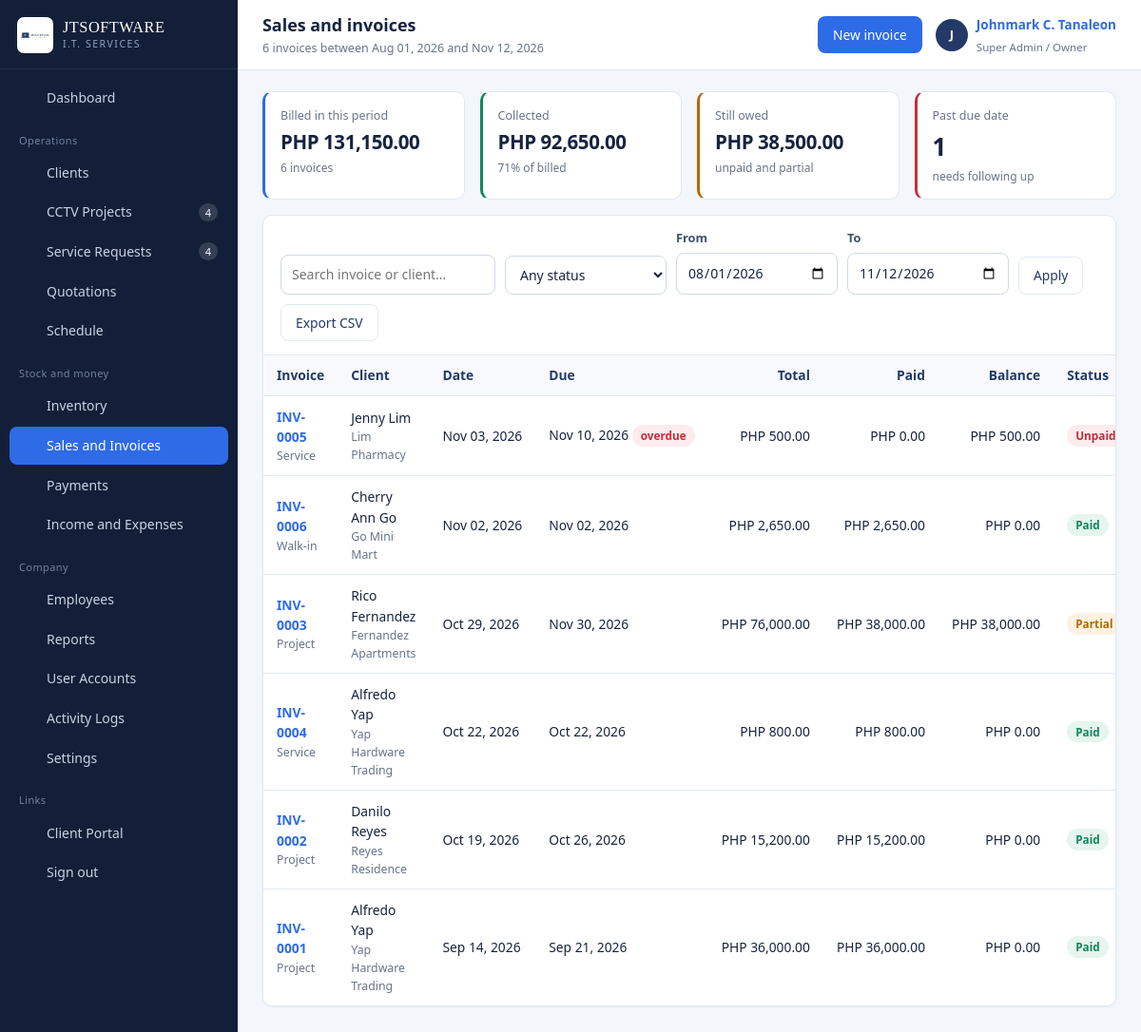
/sales.php (signed in), run on the app's committed database.
### tables this page shows
CREATE TABLE sales (
  id             INT AUTO_INCREMENT PRIMARY KEY,
  invoice_no     VARCHAR(20) NOT NULL UNIQUE,
  client_id      INT NOT NULL,
  reference_type ENUM('Project','Service','Quotation','Walk-in') NOT NULL DEFAULT 'Walk-in',
  reference_id   INT DEFAULT NULL,
  sale_date      DATE NOT NULL,
  due_date       DATE DEFAULT NULL,
  items_total    DECIMAL(12,2) NOT NULL DEFAULT 0,
  labor_charge   DECIMAL(12,2) NOT NULL DEFAULT 0,
  discount       DECIMAL(12,2) NOT NULL DEFAULT 0,
  tax            DECIMAL(12,2) NOT NULL DEFAULT 0,
  total_amount   DECIMAL(12,2) NOT NULL DEFAULT 0,
  amount_paid    DECIMAL(12,2) NOT NULL DEFAULT 0,
  balance        DECIMAL(12,2) NOT NULL DEFAULT 0,
  status         ENUM('Unpaid','Partial','Paid','Cancelled') NOT NULL DEFAULT 'Unpaid',
  notes          TEXT DEFAULT NULL,
  created_by     INT DEFAULT NULL,
  created_at     DATETIME NOT NULL DEFAULT CURRENT_TIMESTAMP,
  INDEX idx_sale_client (client_id),
  INDEX idx_sale_status (status),
  INDEX idx_sale_date (sale_date),
  CONSTRAINT fk_sale_client FOREIGN KEY (client_id) REFERENCES clients(id) ON DELETE CASCADE
);

CREATE TABLE clients (
  id             INT AUTO_INCREMENT PRIMARY KEY,
  client_code    VARCHAR(20)  NOT NULL UNIQUE,
  full_name      VARCHAR(140) NOT NULL,
  business_name  VARCHAR(140) DEFAULT NULL,
  client_type    ENUM('Residential','Commercial','Corporate') NOT NULL DEFAULT 'Residential',
  contact_number VARCHAR(40)  DEFAULT NULL,
  email          VARCHAR(120) DEFAULT NULL,
  address        VARCHAR(255) DEFAULT NULL,
  portal_username VARCHAR(60) DEFAULT NULL UNIQUE,
  portal_password VARCHAR(255) DEFAULT NULL,
  portal_enabled TINYINT(1) NOT NULL DEFAULT 0,
  notes          TEXT DEFAULT NULL,
  status         ENUM('active','inactive') NOT NULL DEFAULT 'active',
  created_at     DATETIME NOT NULL DEFAULT CURRENT_TIMESTAMP,
  INDEX idx_clients_name (full_name),
  INDEX idx_clients_type (client_type)
);

### includes/auth.php (called while the page is built, shortened)
<?php
require_once __DIR__ . '/../config/config.php';
function can(string $code): bool
{
    if ((int)$_SESSION['user']['role_id'] === 1) {
        return true;
    }
    return in_array($code, user_permissions(), true);
}

### config/database.php (called while the page is built, shortened)
<?php
function db(): PDO
{
    static $pdo = null;
    if ($pdo === null) {
        $dsn = 'mysql:host=' . DB_HOST . ';port=' . DB_PORT . ';dbname=' . DB_NAME . ';charset=utf8mb4';
        try {
            $pdo = new PDO($dsn, DB_USER, DB_PASS, [
                PDO::ATTR_ERRMODE            => PDO::ERRMODE_EXCEPTION,
                PDO::ATTR_DEFAULT_FETCH_MODE => PDO::FETCH_ASSOC,
                PDO::ATTR_EMULATE_PREPARES   => false,
            ]);
        } catch (PDOException $e) {
            http_response_code(500);
            echo '<div style="font:15px/1.6 system-ui;max-width:640px;margin:80px auto;padding:28px;'
               . 'border:1px solid #E3E8F0;border-radius:10px">'
               . '<h2 style="margin:0 0 10px;color:#16233F">Cannot reach the database</h2>'
               . '<p style="color:#475569">Start MySQL in the XAMPP control panel, then import '
               . '<code>database/jtsoftware_db.sql</code> through phpMyAdmin.</p>'
               . '<p style="color:#94A3B8;font-size:13px">' . htmlspecialchars($e->getMessage()) . '</p></div>';
            exit;
        }
    }
    return $pdo;
}
function q(string $sql, array $params = []): PDOStatement
{
    $st = db()->prepare($sql);
    $st->execute($params);
    return $st;
}
function all(string $sql, array $params = []): array
{
    return q($sql, $params)->fetchAll();
}

### sales.php (the view, shortened to what this page needs)
<?php
require_once __DIR__ . '/includes/auth.php';
$search = (string)input('q', '');
$from   = (string)input('from', date('Y-m-01', strtotime('-3 months')));
$to     = (string)input('to', date('Y-m-d'));
$where = ['s.sale_date BETWEEN ? AND ?'];
$args  = [$from, $to];
$whereSql = implode(' AND ', $where);
$sales = all("SELECT s.*, c.full_name AS client_name, c.business_name
              FROM sales s JOIN clients c ON c.id = s.client_id
              WHERE $whereSql ORDER BY s.sale_date DESC, s.id DESC", $args);
$billed    = array_sum(array_map(fn($s) => $s['status'] === 'Cancelled' ? 0 : (float)$s['total_amount'], $sales));
$paidSum   = array_sum(array_map(fn($s) => (float)$s['amount_paid'], $sales));
$dueSum    = array_sum(array_map(fn($s) => (float)$s['balance'], $sales));
$overdue   = array_filter($sales, fn($s) => $s['balance'] > 0 && $s['due_date'] && $s['due_date'] < date('Y-m-d'));
if (can('sales.manage')) {
    $pageActions = '<button class="btn" data-modal="saleModal">New invoice</button>';
}
include __DIR__ . '/includes/header.php';
?>
<div class="grid grid-4" style="margin-bottom:16px">
  <div class="stat is-blue"><div class="label">Billed in this period</div><div class="value sm"><?= money($billed) ?></div>
    <div class="foot"><?= count($sales) ?> invoices</div></div>
  <div class="stat is-ok"><div class="label">Collected</div><div class="value sm"><?= money($paidSum) ?></div>
    <div class="foot"><?= $billed > 0 ? round($paidSum / $billed * 100) : 0 ?>% of billed</div></div>
  <div class="stat is-warn"><div class="label">Still owed</div><div class="value sm"><?= money($dueSum) ?></div>
    <div class="foot">unpaid and partial</div></div>
  <div class="stat is-danger"><div class="label">Past due date</div><div class="value"><?= count($overdue) ?></div>
    <div class="foot">needs following up</div></div>
</div>
<div class="card">
  <div class="card-head">
    <form class="toolbar" method="get" data-autosubmit>
      <div class="field"><input class="input search-input" name="q" value="<?= e($search) ?>" placeholder="Search invoice or client…"></div>
      <div class="field"><select class="input" name="status">
        <option value="">Any status</option>
      </select></div>
      <div class="field"><label>From</label><input class="input" type="date" name="from" value="<?= e($from) ?>"></div>
      <div class="field"><label>To</label><input class="input" type="date" name="to" value="<?= e($to) ?>"></div>
      <button class="btn btn-outline" type="submit">Apply</button>
      <a class="btn btn-outline" href="<?= e(url_with(['export' => 'csv'])) ?>">Export CSV</a>
    </form>
  </div>
  <div class="card-body tight">
    <?php if (!$sales): ?>
      <div class="empty"><strong>No invoices in this period</strong>Create one, or raise it straight from a project or service job.</div>
    <?php else: ?>
    <div class="table-wrap"><table class="data">
      <thead><tr><th>Invoice</th><th>Client</th><th>Date</th><th>Due</th><th class="num">Total</th>
        <th class="num">Paid</th><th class="num">Balance</th><th>Status</th><th></th></tr></thead>
      <tbody>
      <?php foreach ($sales as $s):
          $late = $s['balance'] > 0 && $s['due_date'] && $s['due_date'] < date('Y-m-d'); ?>
        <tr>
          <td><a class="row-main" href="sale_view.php?id=<?= (int)$s['id'] ?>"><?= e($s['invoice_no']) ?></a>
              <div class="row-sub"><?= e($s['reference_type']) ?></div></td>
          <td><?= e($s['client_name']) ?><div class="row-sub"><?= e($s['business_name'] ?: '') ?></div></td>
          <td class="nowrap"><?= fdate($s['sale_date']) ?></td>
          <td class="nowrap"><?= fdate($s['due_date']) ?><?= $late ? ' <span class="badge badge-danger">overdue</span>' : '' ?></td>
          <td class="num"><?= money($s['total_amount']) ?></td>
          <td class="num"><?= money($s['amount_paid']) ?></td>
          <td class="num"><?= money($s['balance']) ?></td>
          <td><?= badge($s['status']) ?></td>
        </tr>
      <?php endforeach; ?>
      </tbody>
    </table></div>
    <?php endif; ?>
  </div>
</div>
<?php include __DIR__ . '/includes/footer.php'; ?>

### config/config.php (shortened to what this page needs)
<?php
require_once __DIR__ . '/database.php';
function setting(string $key, string $default = ''): string
{
    static $cache = null;
    if ($cache === null) {
        $cache = [];
        foreach (all('SELECT setting_key, setting_value FROM settings') as $r) {
            $cache[$r['setting_key']] = (string)$r['setting_value'];
        }
    }
    return $cache[$key] ?? $default;
}
function e($value): string
{
    return htmlspecialchars((string)$value, ENT_QUOTES, 'UTF-8');
}
function money($amount, bool $symbol = true): string
{
    $txt = number_format((float)$amount, 2);
    return $symbol ? setting('currency_symbol', 'PHP ') . $txt : $txt;
}
function fdate($date, string $format = 'M d, Y'): string
{
    return date($format, strtotime((string)$date));
}
function input(string $key, $default = null)
{
    $v = $_POST[$key] ?? $_GET[$key] ?? $default;
    return is_string($v) ? trim($v) : $v;
}
function badge(string $status): string
{
    $map = [
        'Pending' => 'warn', 'New' => 'info', 'Draft' => 'muted', 'Unpaid' => 'danger',
        'Approved' => 'info', 'Sent' => 'info', 'Assigned' => 'info', 'Scheduled' => 'info',
        'Ongoing' => 'accent', 'In Progress' => 'accent', 'Partial' => 'warn', 'On Hold' => 'warn',
        'Completed' => 'ok', 'Paid' => 'ok', 'Converted' => 'ok', 'active' => 'ok', 'Present' => 'ok',
        'Cancelled' => 'muted', 'Rejected' => 'danger', 'Expired' => 'muted', 'inactive' => 'muted',
        'Absent' => 'danger', 'Late' => 'warn', 'Urgent' => 'danger', 'High' => 'warn',
        'Normal' => 'info', 'Low' => 'muted', 'Field Work' => 'accent', 'Leave' => 'muted',
        'Half Day' => 'warn', 'Rescheduled' => 'warn',
    ];
    $class = $map[$status] ?? 'muted';
    return '<span class="badge badge-' . $class . '">' . e($status) . '</span>';
}
function url_with(array $changes): string
{
    $params = array_merge($_GET, $changes);
    return basename($_SERVER['PHP_SELF']) . (empty($params) ? '' : '?' . http_build_query($params));
}

### assets/css/app.css (style rules this page uses)
:root { --navy-900: #131F38; --navy-800: #1B2B4D; --navy-700: #243A66; --navy-600: #33508A; --blue: #2E6BE6; --blue-dark:#1E54C4; --blue-soft:#EAF1FE; --copper: #B5714A; --copper-soft:#FBF0E9; --paper: #F3F6FB; --surface: #FFFFFF; --line: #E2E8F2; --ink: #16233F; --muted: #67748C; --ok: #11875A; --ok-soft: #E6F5EE; --warn: #B26A00; --warn-soft:#FDF2E2; --danger: #C22F39; --danger-soft:#FCECEE; --sidebar-w: 250px; --radius: 10px; --shadow-card: 0 1px 2px rgba(19,31,56,.05); --shadow-pop: 0 18px 44px rgba(19,31,56,.22); --sans: "Segoe UI", Roboto, -apple-system, BlinkMacSystemFont, "Helvetica Neue", Arial, sans-serif; --serif: Georgia, "Times New Roman", serif; }
* { box-sizing: border-box; }
html, body { margin: 0; padding: 0; }
body { font-family: var(--sans); font-size: 14.5px; line-height: 1.55; color: var(--ink); background: var(--paper); -webkit-font-smoothing: antialiased; }
a { color: var(--blue); text-decoration: none; }
.card { background: var(--surface); border: 1px solid var(--line); border-radius: var(--radius); box-shadow: var(--shadow-card); margin-bottom: 18px; }
.card-head { padding: 14px 18px; border-bottom: 1px solid var(--line); display: flex; align-items: center; gap: 12px; flex-wrap: wrap; }
.card-body { padding: 18px; }
.card-body.tight { padding: 0; }
.grid { display: grid; gap: 16px; }
.grid-4 { grid-template-columns: repeat(4, minmax(0, 1fr)); }
.stat { background: var(--surface); border: 1px solid var(--line); border-radius: var(--radius); padding: 15px 16px 14px; border-left: 3px solid var(--navy-600); }
.stat .label { font-size: 12.5px; color: var(--muted); }
.stat .value { font-size: 1.62rem; font-weight: 600; letter-spacing: -.02em; margin-top: 2px; }
.stat .foot { font-size: 12px; color: var(--muted); margin-top: 3px; }
.stat.is-blue { border-left-color: var(--blue); }
.stat.is-ok { border-left-color: var(--ok); }
.stat.is-warn { border-left-color: var(--warn); }
.stat.is-danger { border-left-color: var(--danger); }
.stat .value.sm { font-size: 1.28rem; }
.table-wrap { overflow-x: auto; }
table.data { width: 100%; border-collapse: collapse; font-size: 13.8px; }
table.data th { text-align: left; font-weight: 600; color: var(--navy-700); background: #F7F9FD; border-bottom: 1px solid var(--line); padding: 10px 14px; white-space: nowrap; }
table.data td { padding: 11px 14px; border-bottom: 1px solid var(--line); vertical-align: middle; }
table.data tbody tr:last-child td { border-bottom: 0; }
table.data td.num, table.data th.num { text-align: right; white-space: nowrap; }
table.data .row-main { font-weight: 600; }
table.data .row-sub { color: var(--muted); font-size: 12.3px; }
.badge { display: inline-block; padding: 2px 9px; border-radius: 20px; font-size: 11.8px; font-weight: 600; line-height: 1.6; white-space: nowrap; }
.badge-ok { background: var(--ok-soft); color: var(--ok); }
.badge-warn { background: var(--warn-soft); color: var(--warn); }
.badge-danger { background: var(--danger-soft); color: var(--danger); }
.btn { display: inline-flex; align-items: center; justify-content: center; gap: 7px; padding: 8px 15px; border-radius: 8px; border: 1px solid transparent; background: var(--blue); color: #fff; font: inherit; font-size: 13.8px; font-weight: 500; cursor: pointer; transition: background .12s ease, border-color .12s ease; }
.btn-outline { background: #fff; color: var(--navy-700); border-color: var(--line); }
.field { margin-bottom: 14px; }
.field > label, .form-label { display: block; font-size: 12.8px; font-weight: 600; color: #40506B; margin-bottom: 5px; }
.input, select.input, textarea.input { width: 100%; padding: 9px 11px; border: 1px solid #CFD9E8; border-radius: 8px; font: inherit; font-size: 14px; color: var(--ink); background: #fff; }
.toolbar { display: flex; gap: 10px; flex-wrap: wrap; align-items: flex-end; }
.toolbar .field { margin-bottom: 0; }
.toolbar .input { min-width: 170px; }
.search-input { min-width: 240px; }
.nowrap { white-space: nowrap; }

### data on the page
sales: invoice_no "INV-0005", reference_type "Service", client.full_name "Jenny Lim", client.business_name "Lim Pharmacy", sale_date "Nov 03, 2026", due_date "Nov 10, 2026", shows "overdue", total_amount "PHP 500.00", amount_paid "PHP 0.00", balance "PHP 500.00", status "Unpaid"
sales: invoice_no "INV-0006", reference_type "Walk-in", client.full_name "Cherry Ann Go", client.business_name "Go Mini Mart", sale_date "Nov 02, 2026", due_date "Nov 02, 2026", total_amount "PHP 2,650.00", amount_paid "PHP 2,650.00", balance "PHP 0.00", status "Paid"
sales: invoice_no "INV-0003", reference_type "Project", client.full_name "Rico Fernandez", client.business_name "Fernandez Apartments", sale_date "Oct 29, 2026", due_date "Nov 30, 2026", total_amount "PHP 76,000.00", amount_paid "PHP 38,000.00", balance "PHP 38,000.00", status "Partial"
sales: invoice_no "INV-0004", reference_type "Service", client.full_name "Alfredo Yap", client.business_name "Yap Hardware Trading", sale_date "Oct 22, 2026", due_date "Oct 22, 2026", total_amount "PHP 800.00", amount_paid "PHP 800.00", balance "PHP 0.00", status "Paid"
sales: invoice_no "INV-0002", reference_type "Project", client.full_name "Danilo Reyes", client.business_name "Reyes Residence", sale_date "Oct 19, 2026", due_date "Oct 26, 2026", total_amount "PHP 15,200.00", amount_paid "PHP 15,200.00", balance "PHP 0.00", status "Paid"
sales: invoice_no "INV-0001", reference_type "Project", client.full_name "Alfredo Yap", client.business_name "Yap Hardware Trading", sale_date "Sep 14, 2026", due_date "Sep 21, 2026", total_amount "PHP 36,000.00", amount_paid "PHP 36,000.00", balance "PHP 0.00", status "Paid"

### other printed values
$label "Dashboard Clients CCTV Projects Service Requests Quotations Schedule Inventory Sales and Invoices Payments Income and Expenses Employees Reports User Accounts Activity Logs Settings"
$count "4 4"
$pageTitle "Sales and invoices"
$pageSub "6 invoices between Aug 01, 2026 and Nov 12, 2026"
mb_substr($u['full_name'], 0, 1) "J"
$u['full_name'] "Johnmark C. Tanaleon"
$u['role_name'] "Super Admin / Owner"
money($billed) "PHP 131,150.00"
count($sales) "6"
money($paidSum) "PHP 92,650.00"
$paidSum / $billed * 100 "71"
money($dueSum) "PHP 38,500.00"
count($overdue) "1"
